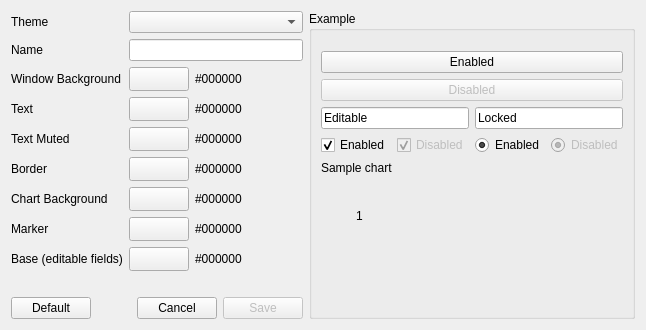
     <widget class="QWidget" name="tabThemes">
      <attribute name="title">
       <string>Themes</string>
      </attribute>
      <layout class="QHBoxLayout" name="horizontalLayout_themes">
       <item>
        <layout class="QVBoxLayout" name="verticalLayout_themesLeft">
         <item>
          <layout class="QFormLayout" name="formLayout_themes">
           <item row="0" column="0">
            <widget class="QLabel" name="label_theme">
             <property name="text">
              <string>Theme</string>
             </property>
            </widget>
           </item>
           <item row="0" column="1">
            <widget class="QComboBox" name="themeComboBox"/>
           </item>
           <item row="1" column="0">
            <widget class="QLabel" name="label_themeName">
             <property name="text">
              <string>Name</string>
             </property>
            </widget>
           </item>
           <item row="1" column="1">
            <widget class="QLineEdit" name="themeNameEdit"/>
           </item>
           <item row="2" column="0">
            <widget class="QLabel" name="label_themeWindowBg">
             <property name="text">
              <string>Window Background</string>
             </property>
            </widget>
           </item>
           <item row="2" column="1">
            <layout class="QHBoxLayout" name="horizontalLayout_themeWindowBg">
             <item>
              <widget class="QToolButton" name="themeWindowBgBtn">
               <property name="minimumSize">
                <size>
                 <width>60</width>
                 <height>24</height>
                </size>
               </property>
               <property name="text">
                <string/>
               </property>
              </widget>
             </item>
             <item>
              <widget class="QLabel" name="themeWindowBgHexLabel">
               <property name="text">
                <string>#000000</string>
               </property>
              </widget>
             </item>
            </layout>
           </item>
           <item row="3" column="0">
            <widget class="QLabel" name="label_themeText">
             <property name="text">
              <string>Text</string>
             </property>
            </widget>
           </item>
           <item row="3" column="1">
            <layout class="QHBoxLayout" name="horizontalLayout_themeText">
             <item>
              <widget class="QToolButton" name="themeTextBtn">
               <property name="minimumSize">
                <size>
                 <width>60</width>
                 <height>24</height>
                </size>
               </property>
               <property name="text">
                <string/>
               </property>
              </widget>
             </item>
             <item>
              <widget class="QLabel" name="themeTextHexLabel">
               <property name="text">
                <string>#000000</string>
               </property>
              </widget>
             </item>
            </layout>
           </item>
           <item row="4" column="0">
            <widget class="QLabel" name="label_themeTextMuted">
             <property name="text">
              <string>Text Muted</string>
             </property>
            </widget>
           </item>
           <item row="4" column="1">
            <layout class="QHBoxLayout" name="horizontalLayout_themeTextMuted">
             <item>
              <widget class="QToolButton" name="themeTextMutedBtn">
               <property name="minimumSize">
                <size>
                 <width>60</width>
                 <height>24</height>
                </size>
               </property>
               <property name="text">
                <string/>
               </property>
              </widget>
             </item>
             <item>
              <widget class="QLabel" name="themeTextMutedHexLabel">
               <property name="text">
                <string>#000000</string>
               </property>
              </widget>
             </item>
            </layout>
           </item>
           <item row="5" column="0">
            <widget class="QLabel" name="label_themeBorder">
             <property name="text">
              <string>Border</string>
             </property>
            </widget>
           </item>
           <item row="5" column="1">
            <layout class="QHBoxLayout" name="horizontalLayout_themeBorder">
             <item>
              <widget class="QToolButton" name="themeBorderBtn">
               <property name="minimumSize">
                <size>
                 <width>60</width>
                 <height>24</height>
                </size>
               </property>
               <property name="text">
                <string/>
               </property>
              </widget>
             </item>
             <item>
              <widget class="QLabel" name="themeBorderHexLabel">
               <property name="text">
                <string>#000000</string>
               </property>
              </widget>
             </item>
            </layout>
           </item>
           <item row="6" column="0">
            <widget class="QLabel" name="label_themeChartBg">
             <property name="text">
              <string>Chart Background</string>
             </property>
            </widget>
           </item>
           <item row="6" column="1">
            <layout class="QHBoxLayout" name="horizontalLayout_themeChartBg">
             <item>
              <widget class="QToolButton" name="themeChartBgBtn">
               <property name="minimumSize">
                <size>
                 <width>60</width>
                 <height>24</height>
                </size>
               </property>
               <property name="text">
                <string/>
               </property>
              </widget>
             </item>
             <item>
              <widget class="QLabel" name="themeChartBgHexLabel">
               <property name="text">
                <string>#000000</string>
               </property>
              </widget>
             </item>
            </layout>
           </item>
           <item row="7" column="0">
            <widget class="QLabel" name="label_themeMarker">
             <property name="text">
              <string>Marker</string>
             </property>
            </widget>
           </item>
           <item row="7" column="1">
            <layout class="QHBoxLayout" name="horizontalLayout_themeMarker">
             <item>
              <widget class="QToolButton" name="themeMarkerBtn">
               <property name="minimumSize">
                <size>
                 <width>60</width>
                 <height>24</height>
                </size>
               </property>
               <property name="text">
                <string/>
               </property>
              </widget>
             </item>
             <item>
              <widget class="QLabel" name="themeMarkerHexLabel">
               <property name="text">
                <string>#000000</string>
               </property>
              </widget>
             </item>
            </layout>
           </item>
           <item row="8" column="0">
            <widget class="QLabel" name="label_themeBase">
             <property name="toolTip">
              <string>Editable field/control fill (QLineEdit/QSpinBox/QComboBox's Base -- was computed automatically from Window Background before this, now a real, directly-editable color).</string>
             </property>
             <property name="text">
              <string>Base (editable fields)</string>
             </property>
            </widget>
           </item>
           <item row="8" column="1">
            <layout class="QHBoxLayout" name="horizontalLayout_themeBase">
             <item>
              <widget class="QToolButton" name="themeBaseBtn">
               <property name="minimumSize">
                <size>
                 <width>60</width>
                 <height>24</height>
                </size>
               </property>
               <property name="text">
                <string/>
               </property>
              </widget>
             </item>
             <item>
              <widget class="QLabel" name="themeBaseHexLabel">
               <property name="text">
                <string>#000000</string>
               </property>
              </widget>
             </item>
            </layout>
           </item>
          </layout>
         </item>
         <item>
          <spacer name="verticalSpacer_themes">
           <property name="orientation">
            <enum>Qt::Orientation::Vertical</enum>
           </property>
           <property name="sizeHint" stdset="0">
            <size>
             <width>20</width>
             <height>20</height>
            </size>
           </property>
          </spacer>
         </item>
         <item>
          <layout class="QHBoxLayout" name="horizontalLayout_themeButtons">
           <item>
            <widget class="QPushButton" name="themeDefaultBtn">
             <property name="text">
              <string>Default</string>
             </property>
            </widget>
           </item>
           <item>
            <spacer name="horizontalSpacer_themeButtons">
             <property name="orientation">
              <enum>Qt::Orientation::Horizontal</enum>
             </property>
             <property name="sizeHint" stdset="0">
              <size>
               <width>40</width>
               <height>20</height>
              </size>
             </property>
            </spacer>
           </item>
           <item>
            <widget class="QPushButton" name="themeCancelBtn">
             <property name="text">
              <string>Cancel</string>
             </property>
            </widget>
           </item>
           <item>
            <widget class="QPushButton" name="themeSaveBtn">
             <property name="enabled">
              <bool>false</bool>
             </property>
             <property name="text">
              <string>Save</string>
             </property>
            </widget>
           </item>
          </layout>
         </item>
        </layout>
       </item>
       <item>
        <widget class="QGroupBox" name="themePreviewGroupBox">
         <property name="title">
          <string>Example</string>
         </property>
         <layout class="QVBoxLayout" name="verticalLayout_themePreview">
          <property name="topMargin">
           <number>20</number>
          </property>
          <item>
           <layout class="QVBoxLayout" name="verticalLayout_themePreviewButtons">
            <item>
             <widget class="QPushButton" name="themePreviewEnabledBtn">
              <property name="text">
               <string>Enabled</string>
              </property>
             </widget>
            </item>
            <item>
             <widget class="QPushButton" name="themePreviewDisabledBtn">
              <property name="enabled">
               <bool>false</bool>
              </property>
              <property name="text">
               <string>Disabled</string>
              </property>
             </widget>
            </item>
           </layout>
          </item>
          <item>
           <layout class="QHBoxLayout" name="horizontalLayout_themePreviewLineEdit">
            <item>
             <widget class="QLineEdit" name="themePreviewLineEditEnabled">
              <property name="toolTip">
               <string>Editable field (Base)</string>
              </property>
              <property name="text">
               <string>Editable</string>
              </property>
             </widget>
            </item>
            <item>
             <widget class="QLineEdit" name="themePreviewLineEditLocked">
              <property name="toolTip">
               <string>Locked field (e.g. Settings &gt; Cable's Preset mode)</string>
              </property>
              <property name="text">
               <string>Locked</string>
              </property>
             </widget>
            </item>
           </layout>
          </item>
          <item>
           <layout class="QHBoxLayout" name="horizontalLayout_themePreviewCheckRadio">
            <item>
             <widget class="QCheckBox" name="themePreviewCheckBoxEnabled">
              <property name="text">
               <string>Enabled</string>
              </property>
              <property name="checked">
               <bool>true</bool>
              </property>
             </widget>
            </item>
            <item>
             <widget class="QCheckBox" name="themePreviewCheckBoxDisabled">
              <property name="enabled">
               <bool>false</bool>
              </property>
              <property name="text">
               <string>Disabled</string>
              </property>
              <property name="checked">
               <bool>true</bool>
              </property>
             </widget>
            </item>
            <item>
             <widget class="QRadioButton" name="themePreviewRadioEnabled">
              <property name="text">
               <string>Enabled</string>
              </property>
              <property name="checked">
               <bool>true</bool>
              </property>
              <property name="autoExclusive">
               <bool>false</bool>
              </property>
             </widget>
            </item>
            <item>
             <widget class="QRadioButton" name="themePreviewRadioDisabled">
              <property name="enabled">
               <bool>false</bool>
              </property>
              <property name="text">
               <string>Disabled</string>
              </property>
              <property name="checked">
               <bool>true</bool>
              </property>
              <property name="autoExclusive">
               <bool>false</bool>
              </property>
             </widget>
            </item>
           </layout>
          </item>
          <item>
           <widget class="QLabel" name="themePreviewLabel">
            <property name="text">
             <string>Sample chart</string>
            </property>
           </widget>
          </item>
          <item>
           <widget class="QWidget" name="themePreviewChartWidget" native="true">
            <property name="minimumSize">
             <size>
              <width>70</width>
              <height>70</height>
             </size>
            </property>
            <property name="maximumSize">
             <size>
              <width>70</width>
              <height>70</height>
             </size>
            </property>
            <layout class="QHBoxLayout" name="horizontalLayout_themePreviewChart">
             <property name="topMargin">
              <number>0</number>
             </property>
             <property name="bottomMargin">
              <number>0</number>
             </property>
             <item>
              <spacer name="horizontalSpacer_themePreviewChart1">
               <property name="orientation">
                <enum>Qt::Orientation::Horizontal</enum>
               </property>
               <property name="sizeHint" stdset="0">
                <size>
                 <width>20</width>
                 <height>20</height>
                </size>
               </property>
              </spacer>
             </item>
             <item>
              <widget class="QWidget" name="themePreviewMarkerLine" native="true">
               <property name="sizePolicy">
                <sizepolicy hsizetype="Fixed" vsizetype="Expanding">
                 <horstretch>0</horstretch>
                 <verstretch>0</verstretch>
                </sizepolicy>
               </property>
               <property name="minimumSize">
                <size>
                 <width>1</width>
                 <height>0</height>
                </size>
               </property>
               <property name="maximumSize">
                <size>
                 <width>1</width>
                 <height>16777215</height>
                </size>
               </property>
              </widget>
             </item>
             <item>
              <widget class="QLabel" name="themePreviewMarkerLabel">
               <property name="text">
                <string>1</string>
               </property>
              </widget>
             </item>
             <item>
              <spacer name="horizontalSpacer_themePreviewChart2">
               <property name="orientation">
                <enum>Qt::Orientation::Horizontal</enum>
               </property>
               <property name="sizeHint" stdset="0">
                <size>
                 <width>20</width>
                 <height>20</height>
                </size>
               </property>
              </spacer>
             </item>
            </layout>
           </widget>
          </item>
          <item>
           <spacer name="verticalSpacer_themePreview">
            <property name="orientation">
             <enum>Qt::Orientation::Vertical</enum>
            </property>
            <property name="sizeHint" stdset="0">
             <size>
              <width>20</width>
              <height>20</height>
             </size>
            </property>
           </spacer>
          </item>
         </layout>
        </widget>
       </item>
      </layout>
     </widget>
